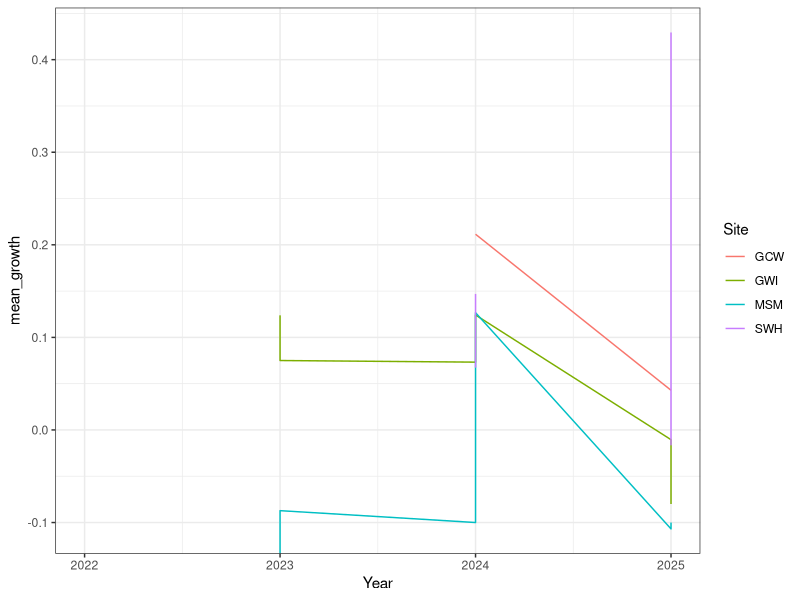

Generate this figure with R:
## ---- chunk 1
knitr::opts_chunk$set(echo = TRUE)

library(readr)
library(lubridate)
library(dplyr)
library(ggplot2)
library(tidyr)
library(zoo)
theme_set(theme_bw())
library(terra)

## ---- chunk 2

message("Reading tree data...")

trees <- read_csv("CB_TreePlotInventory.csv")
   
long_data <- trees %>%
  
  # take out columns we don't care about
  select(-Sapflow, -starts_with("Notes_")) %>%

  
  # make data more manageable: organize each tree (tag number) by year, dbh and status
  pivot_longer(
    cols = matches("_(\\d{4})$"),   # ANY 4-digit year
    names_to = c(".value", "Year"),
    names_pattern = "^(.*)_(\\d{4})$"
  ) %>%

  # filter out rows that have blanks and NA's in the  dbh column
   filter(if_all(starts_with("DBH"), ~ !is.na(.) 
                 & . != ""))

# convert year to integer
 long_data <- long_data %>%
  mutate(Year = as.integer(Year))
 
## ---- chunk 3
# average tree size by species
long_data %>%
  group_by(Year, Species, Site) %>%
  summarize(mean_dbh = mean(DBH_cm, na.rm = TRUE))
## ---- chunk 4
# Tree Growth (DBH change over time) by site and plot
growth_data <- long_data %>%
  arrange(Site, Plot, Tag, Year) %>%
  group_by(Site, Plot, Tag) %>%
  mutate(
    growth_cm = DBH_cm - lag(DBH_cm),
    years_between = Year - lag(Year),
    annual_growth = growth_cm / years_between
  ) %>%
  ungroup()

# mean growth 
growth_summary <- growth_data %>%
  group_by(Site, Plot, Year) %>%
  summarize(
    mean_growth = mean(annual_growth, na.rm = TRUE),
    n_trees = sum(!is.na(annual_growth)),
    .groups = "drop"
  )
## ---- chunk 5
# visualize

growth_summary %>%
  group_by(Site, Plot) %>%
  summarize(mean_growth = mean(mean_growth, na.rm = TRUE))

ggplot(growth_summary, aes(x = Year, y = mean_growth, color = Site)) +
  geom_line()
